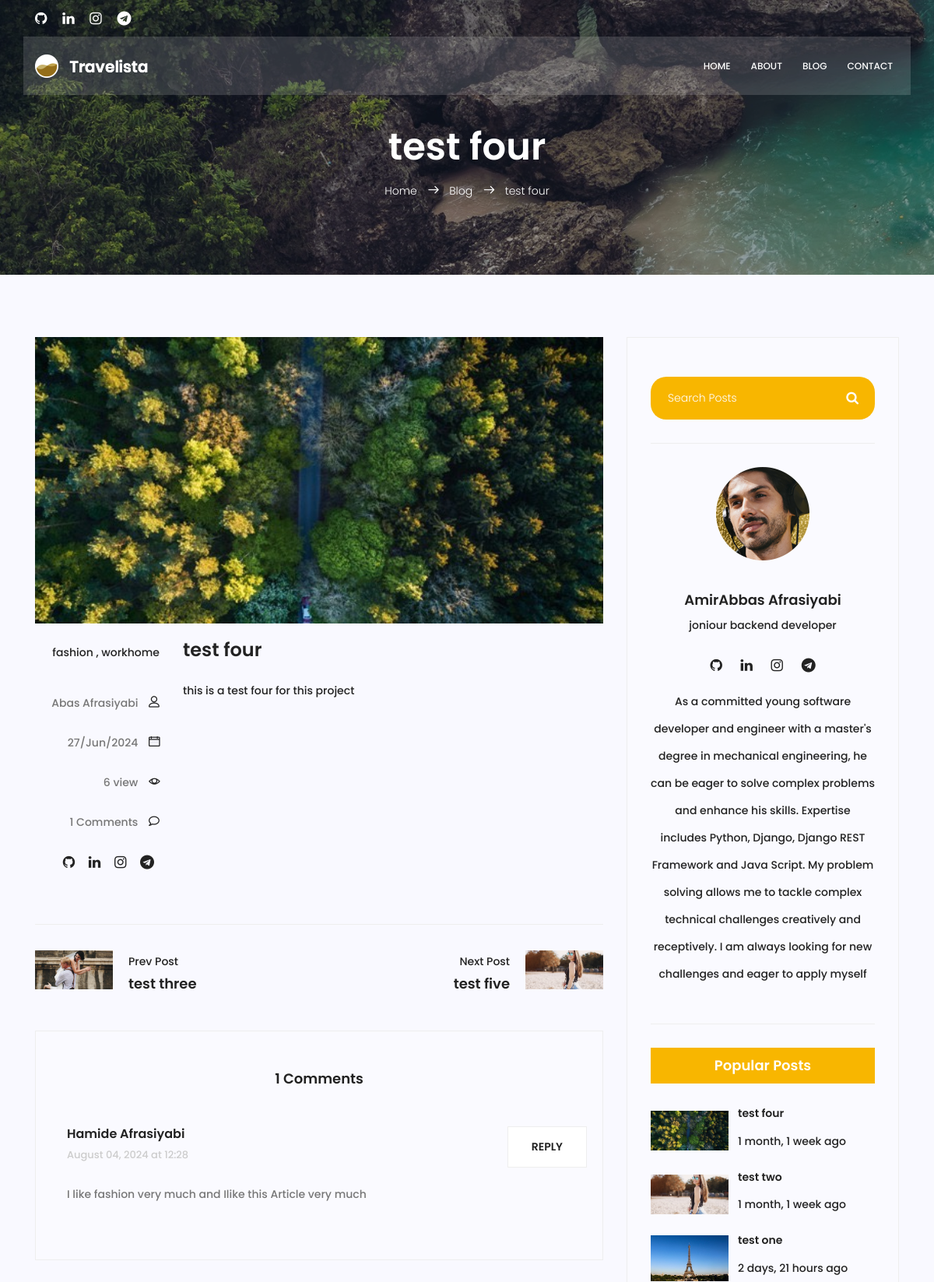
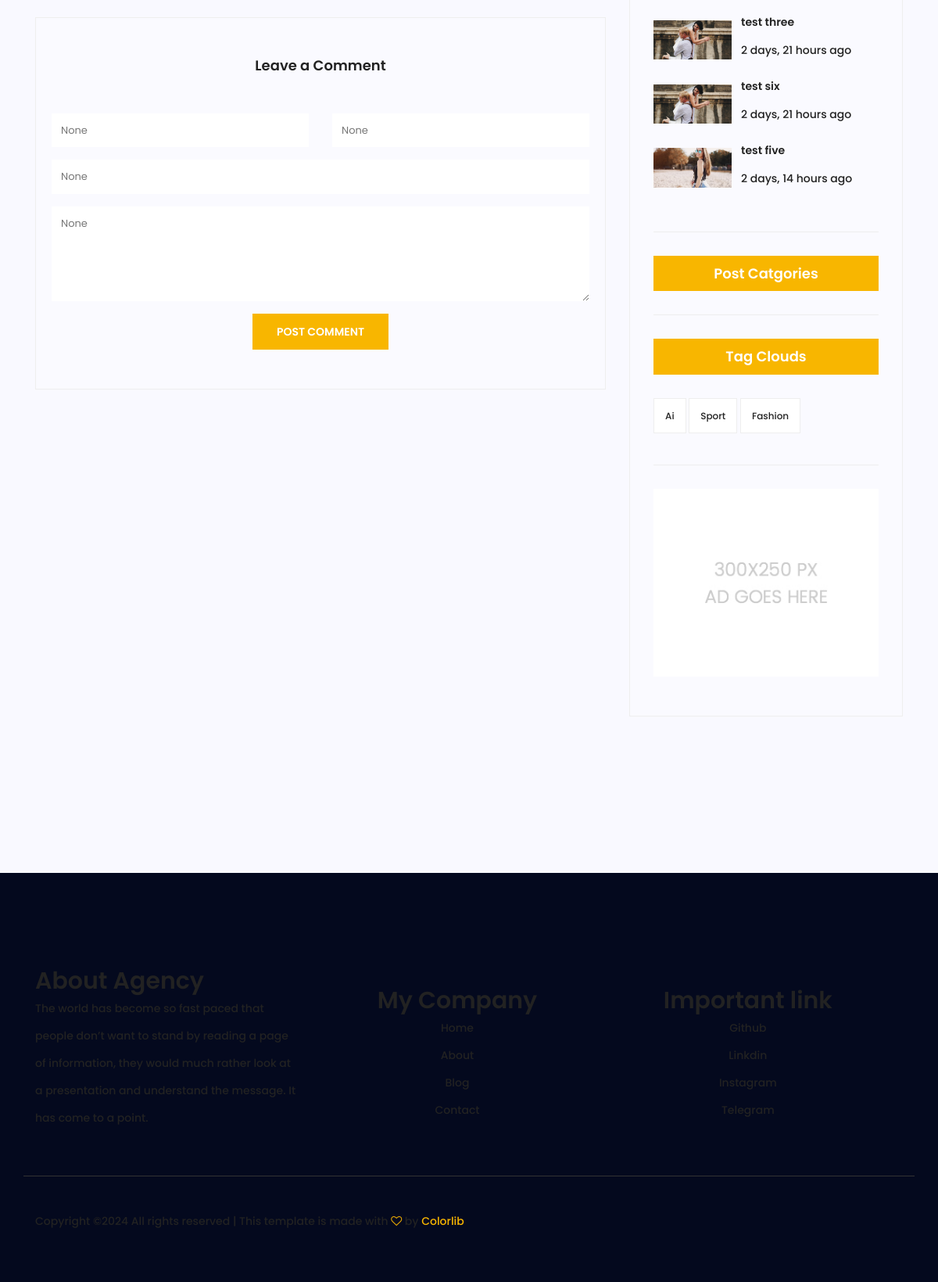
/blog/5/, run on the app's committed database (2 pictures, top to bottom).
### blog/models.py (models this page shows, shortened)
class Post(models.Model):
    image = models.ImageField(upload_to='blog/', default='blog/default.jpg')
    author = models.ForeignKey(User, related_name="author", on_delete=models.SET_NULL, null=True)
    title = models.CharField(max_length=100)
    content = models.TextField()
    category = models.ManyToManyField(category, blank=True)
    tags = TaggableManager()
    counted_views = models.IntegerField(default=0)
    status = models.BooleanField(default=False)
    published_date = models.DateTimeField(null=True)
    created_date = models.DateTimeField(auto_now_add=True)
    updated_date = models.DateTimeField(auto_now=True)
    class Meta:
        ordering = ['created_date']
        verbose_name = 'پست'
        verbose_name_plural = ' پست ها'

class category(models.Model):
    name = models.CharField(max_length=255)

class Comment(models.Model):
    post = models.ForeignKey(Post, related_name="comments", on_delete=models.CASCADE)
    name = models.CharField(max_length=80)
    email = models.EmailField()
    subject = models.CharField(max_length=100)
    body = models.TextField()
    created_on = models.DateTimeField(auto_now_add=True)
    active = models.BooleanField(default=False)
    class Meta:
        ordering = ['created_on']

### blog/views.py (the view)
# urls.py: path('/<int:pid>/', blog_single, name='single'),
def blog_single(request, pid):
    post = get_object_or_404(Post, pk=pid, status=1)
    post.counted_views += 1
    post.save()
    comments = post.comments.filter(active=True)
    new_comment = None
    if request.method == 'POST':
        comment_form = CommentForm(data=request.POST)
        if comment_form.is_valid():
            new_comment = comment_form.save(commit=False)
            new_comment.post = post
            new_comment.save()
            post.comment_count = post.comments.filter(active=True).count()
            post.save()
            return redirect(post.get_absolute_url())
    else:
        comment_form = CommentForm()
    previous_post = Post.objects.filter(pk__lt=post.pk, status=1).order_by('-pk').first()
    next_post = Post.objects.filter(pk__gt=post.pk, status=1).order_by('pk').first()
    context = {
        'post': post,
        'comments': comments,
        'new_comment': new_comment,
        'comment_form': comment_form,
        'previous_post': previous_post,
        'next_post': next_post
    }
    return render(request, 'blog/blog-single.html', context)

### blog/forms.py
class CommentForm(forms.ModelForm):
    class Meta:
        model = Comment
        fields = ('name', 'email', 'subject', 'body')  # Corrected 'field' to 'fields'

### blog/templatetags/blog_tags.py (called while the page is built)
@ register.inclusion_tag('blog/blog-popularpost.html')
def latestposts():
    posts = Post.objects.filter(status=1).order_by('published_date')
    return{'posts': posts}

@ register.inclusion_tag('blog/blog-post-category.html')
def postcategories():
    posts = Post.objects.filter(status=1)
    categories = category.objects.all()
    cat_dict = {}
    for name in categories:
       cat_dict[name] =  posts.filter(category=name).count()
    return{'categories': cat_dict}

### templates/blog/blog-single.html (shortened to what this page needs)
{% extends "base.html" %}
{% load static %}
{% load blog_tags %}
{% block content %}
<section class="relative about-banner">
  <div class="overlay overlay-bg"></div>
  <div class="container">
    <div class="row d-flex align-items-center justify-content-center">
      <div class="about-content col-lg-12">
        <h1 class="text-white">{{post.title}}</h1>
        <p class="text-white link-nav">
          <a href="{% url 'website:index' %}">Home </a>
          <span class="lnr lnr-arrow-right"></span>
          <a href="{% url 'blog:index' %}">Blog </a>
          <span class="lnr lnr-arrow-right"></span>
          <a href="{% url 'blog:single' pid=post.id %}">{{post.title}}</a>
        </p>
      </div>
    </div>
  </div>
</section>
<section class="post-content-area single-post-area">
  <div class="container">
    <div class="row">
      <div class="col-lg-8 posts-list">
        <div class="single-post row">
          <div class="col-lg-12">
            <div class="feature-img">
              <img class="img-fluid" src="{{post.image.url}}" alt="" />
            </div>
          </div>
          <div class="col-lg-3 col-md-3 meta-details">
            <ul class="tags">
              {% for cat in post.category.all %}
                <li><a href="#">{{ cat.name }}</a></li> {% if not forloop.last %},{% endif %}
              {% endfor %}
            </ul>
            <div class="user-details row">
              <p class="user-name col-lg-12 col-md-12 col-6">
                <a href="#">{{post.author.get_full_name}}</a> <span class="lnr lnr-user"></span>
              </p>
              <p class="date col-lg-12 col-md-12 col-6">
                <a href="#">{{post.published_date|date:"d/M/Y"}}</a>
                <span class="lnr lnr-calendar-full"></span>
              </p>
              <p class="view col-lg-12 col-md-12 col-6">
                <a href="#">{{post.counted_views}} view </a> <span class="lnr lnr-eye"></span>
              </p>
              <p class="comments col-lg-12 col-md-12 col-6">
                <a href="#">{{comments.count}} Comments</a> <span class="lnr lnr-bubble"></span>
              </p>
              <ul ul class="social-links col-lg-12 col-md-12 col-6">
                <li>
                  <a href="https://github.com/AmirabbasAfrasiyabi"><i class="fa fa-github"></i></a>
                </li>
                <li>
                  <a href="https://www.linkedin.com/in/amirabbas-afrasiyabi-a6a230259/"><i class="fa fa-linkedin"></i></a>
                </li>
                <li>
                  <a href="https://www.instagram.com/amirabbas.afrasiabi/"><i class="fa fa-instagram"></i></a>
                </li>
                <li>
                  <a href="https://web.telegram.org/k/#@amir_afrasiyabi"><i class="fa fa-telegram"></i></a>
                </li>
              </ul>
            </div>
          </div>
          <div class="col-lg-9 col-md-9">
            <h3 class="mt-20 mb-20">{{post.title}}</h3>
            <p class="excert">
            {{post.content|safe}}
            </p>
          </div>
        </div>
        <div class="navigation-area">
          <div class="row">
            {% if previous_post %}
            <div class="col-lg-6 col-md-6 col-12 nav-left flex-row d-flex justify-content-start align-items-center">
              <div class="thumb">
                <a href="{% url 'blog:single' pid=previous_post.id %}">
                  <img class="img-fluid" src="{{ previous_post.image.url }}" alt="{{ previous_post.title }}" />
                </a>
              </div>
              <div class="arrow">
                <a href="{% url 'blog:single' pid=previous_post.id %}">
                </a>
              </div>
              <div class="details">
                <p>Prev Post</p>
                <a href="{% url 'blog:single' pid=previous_post.id %}"><h4>{{ previous_post.title }}</h4></a>
              </div>
            </div>
            {% endif %}
            {% if next_post %}
            <div class="col-lg-6 col-md-6 col-12 nav-right flex-row d-flex justify-content-end align-items-center">
              <div class="details">
                <p>Next Post</p>
                <a href="{% url 'blog:single' pid=next_post.id %}"><h4>{{ next_post.title }}</h4></a>
              </div>
              <div class="arrow">
                <a href="{% url 'blog:single' pid=next_post.id %}">
                </a>
              </div>
              <div class="thumb">
                <a href="{% url 'blog:single' pid=next_post.id %}">
                  <img class="img-fluid" src="{{ next_post.image.url }}" alt="{{ next_post.title }}" />
                </a>
              </div>
            </div>
            {% endif %}
          </div>
        </div>
        <div class="comments-area">
          <h4>{{ comments.count }} Comments</h4>
          {% for comment in comments %}
          <div class="comment-list">
            <div class="single-comment justify-content-between d-flex">
              <div class="user justify-content-between d-flex">
                <div class="desc">
                  <h5><a href="#">{{ comment.name }}</a></h5>
                  <p class="date">{{ comment.created_on|date:"F d, Y" }} at {{ comment.created_on|date:"H:i" }}</p>
                  <p class="comment">{{ comment.body }}</p>
                </div>
              </div>
              <div class="reply-btn">
                <a href="#" class="btn-reply text-uppercase">reply</a>
              </div>
            </div>
          </div>
          {% endfor %}
        </div>
        <div class="comment-form">
          <h4>Leave a Comment</h4>
          <form method="post" class="form-contact comment_form">
            <div class="form-group form-inline">
              <div class="form-group col-lg-6 col-md-12 name">
                <input type="text" class="form-control" id="name" name="name" placeholder="Enter Name" onfocus="this.placeholder = ''" onblur="this.placeholder = 'Enter Name'" value="{{ comment_form.name.value }}" required
                />
              </div>
              <div class="form-group col-lg-6 col-md-12 email">
                <input
                  type="email"
                  class="form-control"
                  id="email"
                  name="email"
                  placeholder="Enter email address"
                  onfocus="this.placeholder = ''"
                  onblur="this.placeholder = 'Enter email address'"
                  value="{{ comment_form.email.value }}"
                  required
                />
              </div>
            </div>
            <div class="form-group">
              <input
                type="text"
                class="form-control"
                id="subject"
                name="subject"
                placeholder="Subject"
                onfocus="this.placeholder = ''"
                onblur="this.placeholder = 'Subject'"
                value="{{ comment_form.subject.value }}"
                required
              />
            </div>
            <div class="form-group">
              <textarea
                class="form-control mb-10"
                rows="5"
                id="body"
                name="body"
                placeholder="Message"
                onfocus="this.placeholder = ''"
                onblur="this.placeholder = 'Message'"
                required>{{ comment_form.body.value }}</textarea>
            </div>
            <button type="submit" class="primary-btn text-uppercase">Post Comment</button>
          </form>
        </div>
      </div>
      <div class="col-lg-4 sidebar-widgets">
        <div class="widget-wrap">
          {% include "blog/blog-search.html" %}
          {% include "blog/blog-writter.html" %}
          {% latestposts %}
          {% postcategories %}
          {% include "blog/blog-tags.html" with tags=post.tags.all %}
          {% include "blog/blog-ads.html" %}
        </div>
      </div>
    </div>
  </div>
</section>
{% endblock %}

### templates/blog/blog-popularpost.html (shortened to what this page needs)
{% load humanize %}
{% load static %}
<div class="single-sidebar-widget popular-post-widget">
    <h4 class="popular-title">Popular Posts</h4>
    <div class="popular-post-list">
      {% for post in posts %}
      <div class="single-post-list d-flex flex-row align-items-center">
        <div class="thumb">
          <img
            class="img-fluid"
            src="{{post.image.url}}"
            alt=""
          />
        </div>
        <div class="details">
          <a href="{% url 'blog:single' pid=post.id %}"
            ><h6>{{post.title}}</h6></a>
          <p>{{post.published_date | naturaltime}}</p>
        </div>
      </div>
      {% endfor %}
    </div>
  </div>

### templates/blog/blog-tags.html
{% load static %}
<div class="single-sidebar-widget tag-cloud-widget">
    <h4 class="tagcloud-title">Tag Clouds</h4>
    <ul>
      {% for tag in tags %}
        <li><a href="{% url 'blog:tag' tag_name=tag.name %}">{{ tag.name }}</a></li>
      {% endfor %}
    </ul>
  </div>

### data on the page
Post: title "test four", image (picture), author.get_full_name "Abas Afrasiyabi", published_date "27/Jun/2024", counted_views "6", content "this is a test four for this project", published_date "1 month, 1 week ago"
category: name "fashion"
category: name "workhome"
Post: image (picture), title "test three", published_date "2 days, 21 hours ago"
Post: title "test five", image (picture), published_date "2 days, 14 hours ago"
Comment: name "Hamide Afrasiyabi", created_on "August 04, 2024", created_on "12:28", body "I like fashion very much and Ilike this Article very much"
Post: image (picture), title "test two", published_date "1 month, 1 week ago"
Post: image (picture), title "test one", published_date "2 days, 21 hours ago"
Post: image (picture), title "test six", published_date "2 days, 21 hours ago"
Tag: name "Ai"
Tag: name "Sport"
Tag: name "Fashion"

### other printed values
{{ comments.count }} "1"
